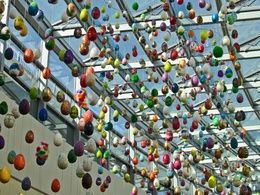
%> input picture assignment1/q1/spot1-diff1.jpg, 260 x 195 px, shrunk from 600 x 450 before the run; the run also reads 1 picture not shown here
$ octave --eval "differences;"   (GNU Octave 9; MATLAB toolbox functions it lacks are replaced by stand-ins)
%> lines starting %> are read from the running program, lines starting %| are printed output that depends on the picture; in (x1, y1, x2, y2) boxes, pixels count from 0 and x2, y2 are one past the last pixel; in counts of white or black regions, pixels touching at a corner belong together; the program's own positions count from 1
### assignment1/q1/make_rectangular.m
function [img] = make_rectangular(img)

length = size(img,1);
breadth = size(img,2);
k=7;

a=[255];
a=repmat(a,k,k);
for i=1:k:length-k
    for j=1:k:breadth-k
        if  any ( any ( img ( i:i+k-1 , j:j+k-1 ) ) )
                 img ( i:i+k-1 , j:j+k-1 ) = a;
        end
    end
end

for i=1:k:length-k
    for j=1:k:breadth-k
        if  any ( any ( img ( i:i+k-1 , j:j+k-1 ) ) )
                 img ( i:i+k-1 , j:j+k-1 ) = a;
        end
    end
end

### assignment1/q1/img_mod.m
function val=img_mod(a,b,c)
max=255;
threshold=max/80;
val=sqrt(double(a)^2+double(b)^2+double(c)^2)/9;
if val > threshold      %thresholding
    val=uint8(255);
else
    val=uint8(0);
end

### assignment1/q1/differences.m
function differences()
img1=imread('spot1-diff1.jpg');
%> img1 is the input picture: size 195x260x3 uint8; mean R, G, B 119.7, 128.2, 120.1
img2=imread('spot1-diff2.jpg');
img_diff=img1-img2;
img_mod_fun=str2func('img_mod');
binary_img=arrayfun(img_mod_fun,img_diff(:,:,1),img_diff(:,:,2),img_diff(:,:,3));
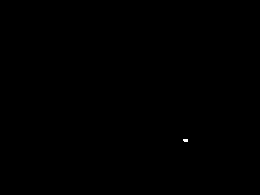
%> binary_img: size 195x260 uint8; 0.03% white in thin lines or dots, all inside (x1, y1, x2, y2) = (183, 139, 188, 142)
img_gray=double(rgb2gray(img1));
binary_img=make_rectangular(binary_img);
%> after the loop in make_rectangular, `for i=1:k:length-k`:
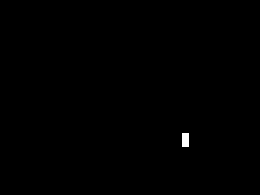
%> img: size 195x260 uint8; 0.19% white; 1 white region, box (x1, y1, x2, y2) and area: (182, 133, 189, 147) 98
figure('Name','set2');
subplot(1,2,1);imshow((uint8(binary_img))); title('thresholded difference map');
final_img(:,:,1) = double((img_gray))+double(binary_img(:,:,1));
final_img(:,:,2) = double((img_gray));
final_img(:,:,3) = double((img_gray));
%> final_img: size 195x260x3 double
subplot(1,2,2);imshow(uint8(final_img));title('annotated image');

clear

img1=imread('spot2-diff1.png');
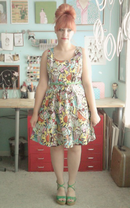
%> input picture assignment1/q1/spot2-diff1.png, 130 x 208 px, shrunk from 300 x 480 before the run
%> img1 is the input picture: size 208x130x3 uint8; mean R, G, B 164.4, 154.2, 139.2
img2=imread('spot2-diff2.png');
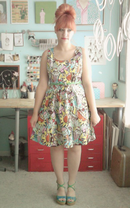
%> input picture assignment1/q1/spot2-diff2.png, 130 x 208 px, shrunk from 300 x 480 before the run
%> img2 is the input picture: size 208x130x3 uint8; mean R, G, B 164.4, 154.1, 139.2
img_diff=img1-img2;
%> img_diff: size 208x130x3 uint8
img_mod_fun=str2func('img_mod');
binary_img=arrayfun(img_mod_fun,img_diff(:,:,1),img_diff(:,:,2),img_diff(:,:,3));
%> binary_img: size 208x130 uint8; 0.14% white; 4 white regions (3 under 20 px), largest, box (x1, y1, x2, y2) and area: (44, 15, 48, 24) 27
img_gray=double(rgb2gray(img1));
%> img_gray: size 208x130 double
binary_img=make_rectangular(binary_img);
%> after the loop in make_rectangular (call 2), `for i=1:k:length-k`:
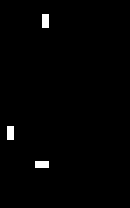
%> img: size 208x130 uint8; 1.1% white; 3 white regions, box (x1, y1, x2, y2) and area: (42, 14, 49, 28) 98, (7, 126, 14, 140) 98, (35, 161, 49, 168) 98
figure('Name','set2');
subplot(1,2,1);imshow((uint8(binary_img)));title('thresholded difference map');
final_img(:,:,1) = double((img_gray))+double(binary_img(:,:,1));
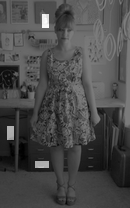
%> final_img: size 208x130 double; min 27, max 484, mean 158.3; drawn with min black and max white
final_img(:,:,2) = double((img_gray));
final_img(:,:,3) = double((img_gray));
%> final_img: size 208x130x3 double
subplot(1,2,2);imshow(uint8(final_img));title('annotated image');
%> after `imshow(uint8(final_img))`:
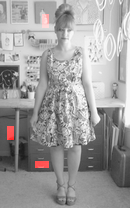
%> displayed picture: size 208x130x3, on the screen's scale of 0 to 255; mean R, G, B 157, 155.5, 155.5
